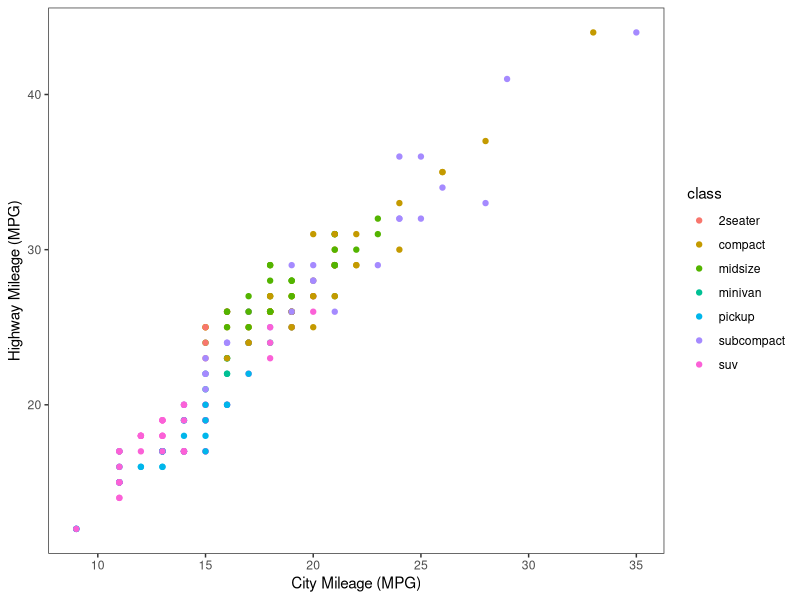
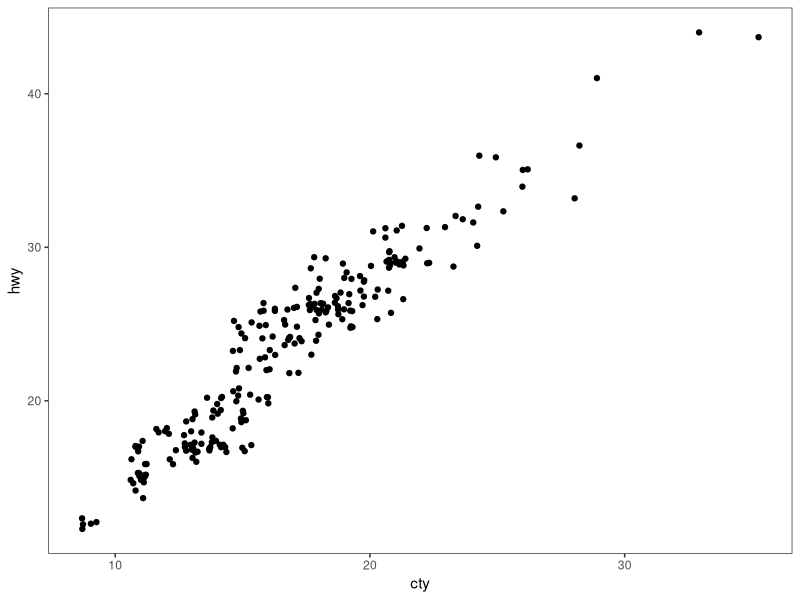
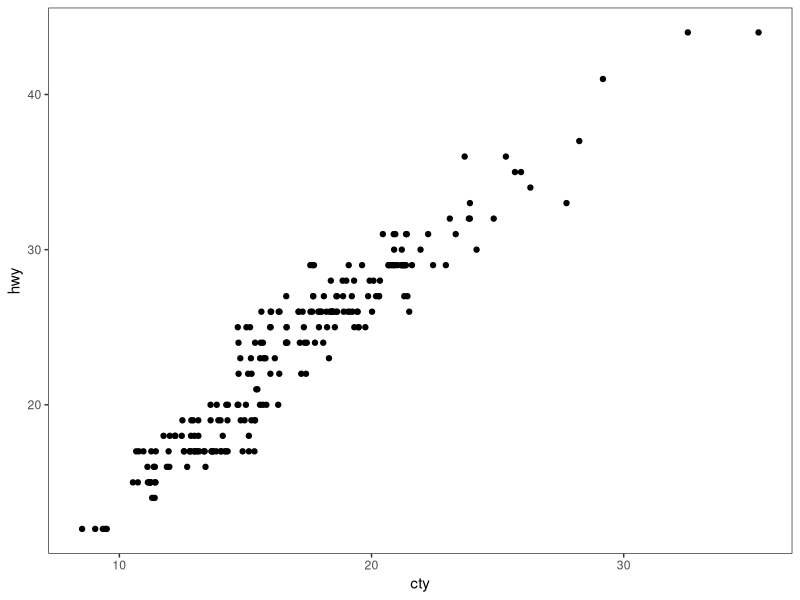
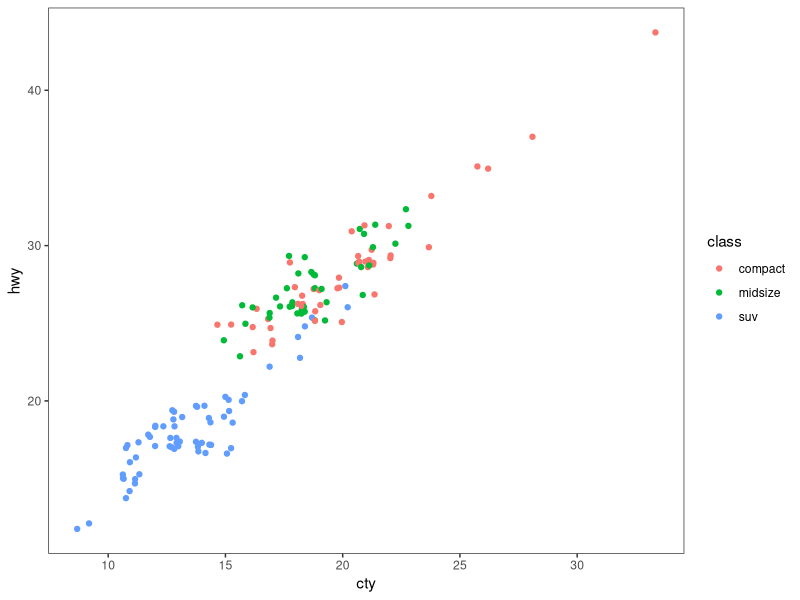
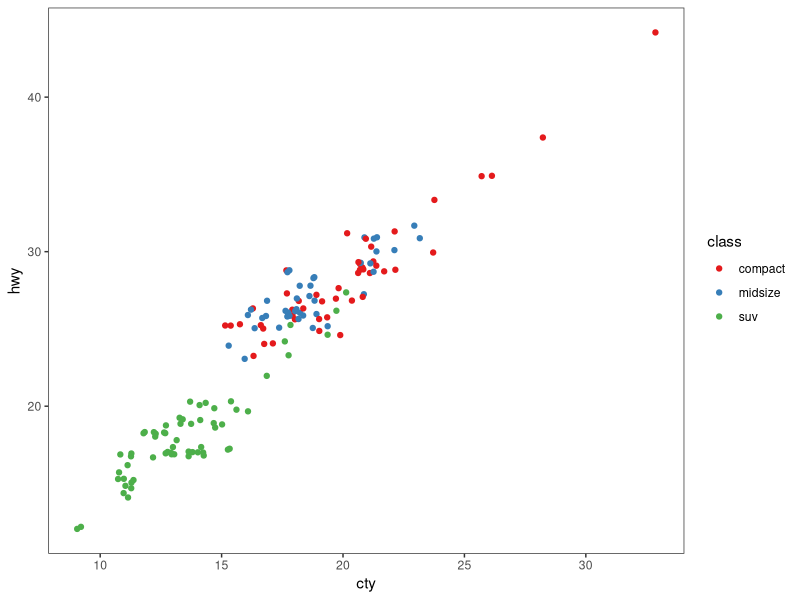
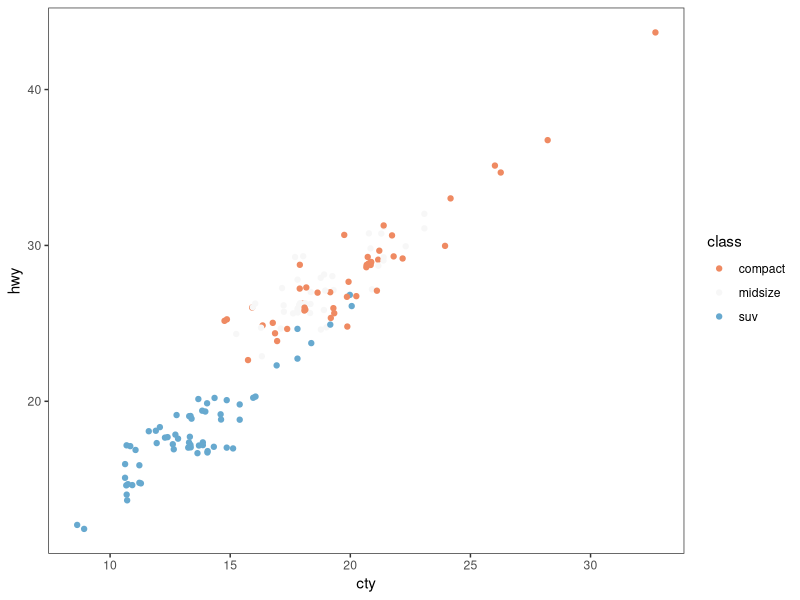
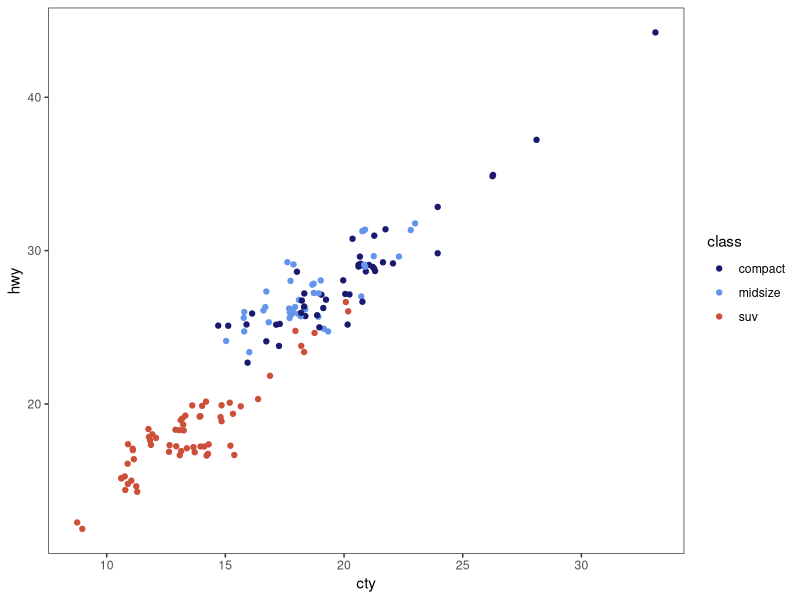
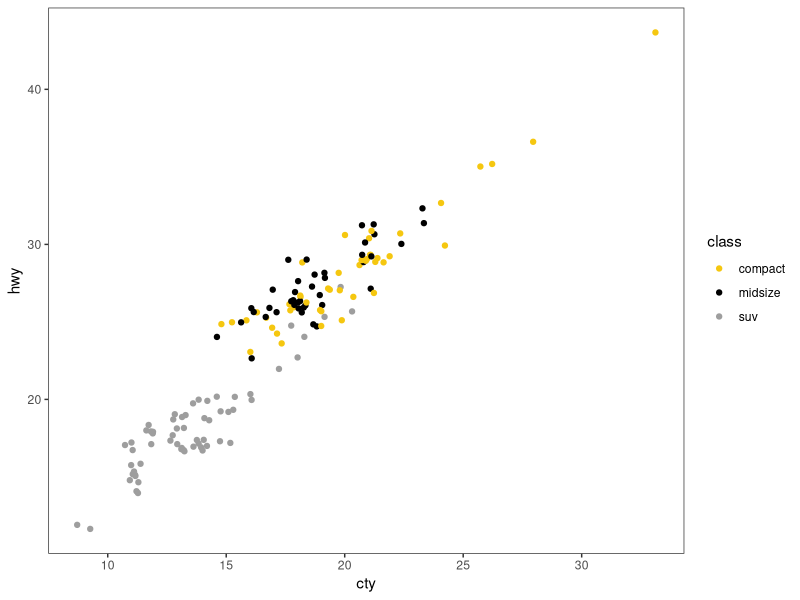

Write R code to recreate these figures, in order. (Note: this script raises an error after producing the figures.)
# ---------------------------------------------------------- #
#### MODULE 3: Plot even more data!                       ####               
# ---------------------------------------------------------- #

## OBJECTIVE:
# 1. To develop a "grammar of graphics".
# 2. To become comfortable using ggplot2 for exploratory data visualization.


# ---------------------------------------------------------- #
#### SET UP:                                              ####
# ---------------------------------------------------------- #
# REMINDER: In RStudio, open the Rproject for our course (UNCG_DataWrangling), 
# pull any changes from GitHub, and navigate to the branch you created for 
# yourself (just a single branch for the whole semester) in RStudio's Git tab.
# Open this week's assignment in this new branch to complete and submit on GitHub.
# Ideally, you'll commit your answers a bit at a time as you work through
# this assignment, rather than committing all at once at the end.

# Reminder of some helpful resources for graphing in R:
# ggplot Cookbook: http://www.cookbook-r.com/Graphs/
# Official ggplot2 Book: https://ggplot2-book.org/
# Themes in ggplot2: https://ggplot2-book.org/polishing.html#themes

# In ggplot2, aesthetic means “something you can see”. Each aesthetic is a
# mapping between a visual cue and a variable.
# Examples include:
# position (i.e., on the x and y axes)
# color (“outside” color)
# fill (“inside” color)
# shape (of points)
# line type
# size

# Each type of geometric object (geom) accepts only a subset of all aesthetics.
# Refer to the geom help pages to see what mappings each geom accepts. Aesthetic
# mappings are set with the aes() function.

# TASK: We will be using the ggplot2 package for graphing. Fortunately, ggplot2 
# is nested within the tidyverse package (along with many others).
# Start by writing code to load the tidyverse library.
# HINT: see the end of assignment #1 if you forgot how to load a package.


# TASK: Write code below to set your theme to black and white and both your major
# AND minor gridlines to element_blank for all plots you'll be making today.
# HINT: Check back to last week's assignment section 1.9 for setting themes for
# all plots.

library(tidyverse)

theme_set(
  theme_bw() +
    theme(
      panel.grid.major = element_blank(),
      panel.grid.minor = element_blank()))


# ---------------------------------------------------------- #
#### 1.0 CORRELATION                                      ####
# ---------------------------------------------------------- #

# We learned how to make correlations last week, but it never hurts to get
# more practice! Let's start by using a data set built into ggplot2.
# The mpg dataset looks at the gas efficiency of different cars. Run the following
# code to load the data:
data(mpg, package = "ggplot2")

# TASK: Create a scatterplot (i.e., a dot plot) to relate city and highway mileage.
# Color the points by the class of car (class column) and label the x and y axis 
# to be more informative (City Mileage (MPG) vs Highway Mileage (MPG)).
# HINT: Refer back to last week's assignment or the ggplot help resources if you 
# forget how to make a scatterplot.

ggplot(mpg, aes(x = cty, y = hwy, color = class)) +
  geom_point() +
  xlab("City Mileage (MPG)") +
  ylab("Highway Mileage (MPG)")

# Looks alright, but the graph may be hiding some information...
# QUESTION: How many data points are in the mpg dataframe?

nrow(mpg)
##234

# QUESTION: Approximately how many dots are in the graph you just made? How does
# that compare to the number of observations in the dataframe?

##There are about 75 dots visible but there are actually 234 observations because many points overlap.

# Try another correlation-focused geom that addresses this problem by running
# the following code:
ggplot(data=mpg, aes(x=cty, y=hwy)) + 
  geom_jitter()


# QUESTION: What happened when you created the plot with geom_jitter?

##The points are spread out

# QUESTION: Run the code to create a plot using geom_jitter a second time. Then run it
# again and again. What happens each time? Why is this happening?

##The points shift around a little due to being randomly placed.

# TASK: The default in geom_jitter is to jitter (or slightly move) the points away
# from each other in both the x and y directions. Check the help file for geom_jitter
# and write code below to make a graph where you jitter points in only the x-dimension
# by 0.5.

ggplot(data = mpg, aes(x = cty, y = hwy)) + 
  geom_jitter(width = 0.5, height = 0)

# ---------------------------------------------------------- #
#### 1.1 DETOUR! COLORS, COLORS, COLORS                   ####
# ---------------------------------------------------------- #

# Our world is so colorful, and our graphs can be too! But we want to be mindful
# of our color choices to not only be beautiful, but also informative and accessible.

# TASK: Create a new dataframe that filters our mpg data down to only information
# for car classes compact, midsize, and suv using an %in% statement. Name your 
# new dataframe mpgSubset.
# HINT: Refer back to the Transform assignment if you want help with %in% (or 
# try googling!)

mpgSubset <- mpg %>%
  filter(class %in% c("compact", "midsize", "suv"))

# ggplot has lots of nice (and some not so nice) built-in color palettes that we 
# can use to fill our bars with color. Try running the following code:
ggplot(data=mpgSubset, aes(x=cty, y=hwy, color=class)) +
  geom_jitter()

# The code above supplies us with ggplot's default color palette, which I find not
# so pleasing. Let's try to change this!

# We can add a statement specifying the scale of colors we would prefer. One way
# to do this is to use other pre-set palettes from ggplot. Run the code below to 
# ask ggplot to use the color brewer's palette called Set 1.
ggplot(data=mpgSubset, aes(x=cty, y=hwy, color=class)) +
  geom_jitter() +
  scale_color_brewer(palette="Set1")

# Alternatively, we could use the "RdBu" palette:
ggplot(data=mpgSubset, aes(x=cty, y=hwy, color=class)) +
  geom_jitter() +
  scale_color_brewer(palette="RdBu")

# QUESTION: Investigate the color brewer's range of palettes at this website: 
# https://r-graph-gallery.com/38-rcolorbrewers-palettes.html
# What do you notice about the colors chosen from each of the palettes that we
# used above? (i.e., does it use the first three colors in the palette? The last
# three? Some other combination?)

##uses three colors from the chosen palette to match the three car classes. 

# We could also pick out EXACTLY which colors we want for our figure. 
# There are 4 main ways to specify colors in R:
### by name
### by number
### by Hex code
### with the rgb() function

# By Name: R allows you to call more than 600 colors by name! Run the following
# code to see a list:
colors()

# We can put in the colors we chose for each variable by adding the 
# scale_color_manual() function to our plot. Try it out by running the following
# code:
ggplot(data=mpgSubset, aes(x=cty, y=hwy, color=class)) +
  geom_jitter() +
  scale_color_manual(values=c('midnightblue', 'cornflowerblue', 'tomato3'))


# You can also chose colors by number, which are assigned in R.

# TASK: Copy and paste the code to make our scatterplot and replace the color names
# with three numbers of your choice (between 1 and 657). How does your new figure look?
# HINT: remember to remove the quotation marks when calling numbers.

ggplot(data = mpgSubset, aes(x = cty, y = hwy, color = class)) +
  geom_jitter() +
  scale_color_manual(values = c(23, 89, 456))

##Data is same just colors are changed black, yellow, grey.

# QUESTION: How do you think you could figure out which color name belongs to
# each color number?
# HINT: Try creating a dataframe from color() by passing it into the
# as.data.frame() function.

as.data.frame(colors())
##Turned colors into a dataframe

# You can also chose colors by Hex code. A Hex color code is a 6-symbol code made
# of up to three 2-symbol elements (6 symbols in length all together). Each of 
# the 2-symbol elements represents a color value in the Red-Green-Blue (RGB) color
# scale from 0 to 255. Hex codes are written with a # in front of them. Let's try
# out calling our colors using hex code.
ggplot(data=mpgSubset, aes(x=cty, y=hwy, color=class)) +
  geom_jitter() +
  scale_color_manual(values=c('#191970', '#6495ED', '#FF6347'))

# There are two great things about hex codes. First, you can call ANY color you 
# want with a hex code. That is, you're not limited to the 657 colors that are
# in ggplot. By specifying the color by hex code, you can pick literally anything!

# TASK: Google the search term "color picker". This should bring up google's color
# picker (in addition to a billion other color picking websites). Use this color
# picker to generate the hex codes for three new colors of your choice. Then copy
# and paste the above code, replacing the hex codes with your color choices.


# The second great thing about hex codes is that you can control the transparency
# of your colors. Transparency is set in a hex code by adding two extra symbols
# to the end, which together make up the "alpha" element. Adding 00 to the end 
# of your hex code will make your color completely transparent, while adding FF 
# to the end will make it completely opaque. Any number/letters in-between will 
# result in partial transparency. You can find a complete list of transparencies
# between 0-100% here: https://gist.github.com/lopspower/03fb1cc0ac9f32ef38f4

ggplot(data = mpgSubset, aes(x = cty, y = hwy, color = class)) +
  geom_jitter() +
  scale_color_manual(values = c("#2E86AB", "#F18F01", "#C73E1D"))

# TASK: Try out transparency by copying and pasting your graph code below and
# adding the alpha element to the end of each of your hex codes to make your
# first color 0% transparent, your second color 50% transparent, and your third
# color 100% transparent.

ggplot(data = mpgSubset, aes(x = cty, y = hwy, color = class)) +
  geom_jitter() +
  scale_color_manual(values = c("#2E86AB00", "#F18F0180", "#C73E1DFF"))

# QUESTION: What happened to the point that you set to 100% transparent?

##Became invisible

# Finally, we can set our colors using the rgb() function. This operates very
# similarly to the hex code, where you can pick exactly the color and transparency
# you want. Try it out by running the following code:
ggplot(data=mpgSubset, aes(x=cty, y=hwy, color=class)) +
  geom_jitter() +
  scale_color_manual(values=c(rgb(.10, .10, .44, 1), rgb(.39, .58, .93, 1), rgb(1.0, .39, .28, 1)))

# TASK: Modify the above code to make all of your points 50% transparent.

ggplot(data = mpgSubset, aes(x = cty, y = hwy, color = class)) +
  geom_jitter() +
  scale_color_manual(values = c(
    rgb(.10, .10, .44, .5),
    rgb(.39, .58, .93, .5),
    rgb(1.0, .39, .28, .5)))

# There are so many inventive and artistic people in the world who have expanded
# the offerings for colors in ggplot. Check out some notable ones listed below
# when choosing colors for this assignment.
### Color-blind friendly palettes: https://github.com/JLSteenwyk/ggpubfigs
### Color palettes from vintage National Parks posters: https://github.com/katiejolly/nationalparkcolors
### Color palettes based on Wes Anderson movies: https://github.com/karthik/wesanderson
### Color palettes from famous Dutch paintings: https://github.com/EdwinTh/dutchmasters


# ---------------------------------------------------------- #
#### 1.2 DETOUR! LEGENDS                                  ####
# ---------------------------------------------------------- #

# When you specify colors in your ggplot code, R throws in a bonus legend for free!
# However, this legend is often not as clear or visually appealing as we might 
# prefer. But as with all geometric objects in ggplot, legends can be easily altered.

# Run the following code to create a scatter plot. Feel free to modify the colors
# as you prefer!
ggplot(data=mpgSubset, aes(x=cty, y=hwy, color=class)) +
  geom_jitter()

# QUESTION: Where did ggplot get the legend title and values from?

##title from varibale name class and values from different categories in class column.

# We could change the title and values in our legend by altering the dataframe
# we are passing into ggplot. But that seems a bit drastic. Instead, we can 
# lean on the same code that specifies our color picks to alter the legend text.
# Try it out by running the following code:
ggplot(data=mpgSubset, aes(x=cty, y=hwy, color=class)) + ##makes the plot and maps cty to x, hwy to y, and class to color
  geom_jitter() + ##shifts points to avoid overlap
  scale_color_manual(values=c('#FCBA03', '#380754', '#496916'), ##choose colors for classes
                     name='Class of Car', ##changes legend title
                     breaks=c('suv', 'midsize', 'compact'), ##legend order
                     labels=c('SUV', 'Midsize', 'Compact')) ##make them all uppercase


# TASK: Label each line of the code above with what it is doing.
# HINT: Check the scale_color_manual help file or ggplot Cookbook for more info.



# IMPORTANT: It is important to pay attention to the order you provide ggplot with 
# your color choices and legend labels! Try running the following code:
ggplot(data=mpgSubset, aes(x=cty, y=hwy, color=class)) + 
  geom_jitter() + 
  scale_color_manual(values=c('#FCBA03', '#380754', '#496916'), 
                     name='Class of Car', 
                     breaks=c('suv', 'midsize', 'compact'), 
                     labels=c('Compact', 'SUV', 'Midsize')) 


# QUESTION: What is wrong with the code above? Why is it so important to be
# careful with the order you pass information into ggplot?

##Labels are in different order. ##Important to be careful so things like this where the legend becomes inaccurate don't happen.

# While changing the legend text and factor order takes place in the scale_color_manual
# step, moving the legend around on the graph page is part of the graph theme. We
# can try this out using the code below:
ggplot(data=mpgSubset, aes(x=cty, y=hwy, color=class)) + 
  geom_jitter() + 
  theme(legend.position='top')


# TASK: Modify the code above to have the legend display along the bottom of
# the figure.

ggplot(data=mpgSubset, aes(x=cty, y=hwy, color=class)) + 
  geom_jitter() + 
  theme(legend.position='bottom')

# We can also have the legend located within the area of the graph itself! We can 
# do this by specifying the coordinates for where the legend should go within the
# graph axes. First we set the legend position and then we set the anchoring 
# position by justifying the legend.
### bottom left: 0,0
### bottom right: 1,0
### top left: 0,1
### top right: 1,1

# Try it out by running the following code:
ggplot(data=mpgSubset, aes(x=cty, y=hwy, color=class)) + 
  geom_jitter() + 
  theme(legend.position=c(1,0), legend.justification=c(1,0))

# QUESTION: What happens if you don't include the code for legend justification
# above?

##legend may end up out of the graph

# TASK: Copy and paste the code from above. Modify it to place the legend in the
# upper left part of the graph.

ggplot(data=mpgSubset, aes(x=cty, y=hwy, color=class)) + 
  geom_jitter() + 
  theme(legend.position=c(0,1), legend.justification=c(0,1))

# Finally, we might want to remove the legend altogether! We would do so by
# modifying the theme as well. 

# TASK: Check the ggplot cookbook to find the legends section. Read what it says 
# about removing the legend. Then copy and paste the graph code from above. Modify
# the code to remove the legend.

ggplot(data=mpgSubset, aes(x=cty, y=hwy, color=class)) + 
  geom_jitter() + 
  theme(legend.position='none')


# ---------------------------------------------------------- #
#### 2.0 DEVIATION                                        ####
# ---------------------------------------------------------- #

# Used to compare variation in values between small number of items (or categories) 
# with respect to a fixed reference.

# Whether the graphical type is a deviation graph or a composition graph (or a 
# ranking graph) may depend on the underlying data structure.

# We used geom_bar() last week with factor data to create a bar graph. But
# geom_bar() is a bit tricky because it can make EITHER a bar graph or a histogram
# depending on the data you give it. The default of geom_bar() is to set stat to 
# count so if you give it just a continuous x value, it will make a histogram. Try
# it with the following code:
ggplot(data=mpg, aes(x=hwy)) + 
  geom_bar()

# In order to have the geom create bars and not a histogram, you must:
# 1) Set stat = identity
# 2) Provide both an x and a y inside the aes(), where x is either a character 
# or factor and y is numeric.

# TASK: Create a dataframe of summary statistics for the mpg data, calculating the
# mean, standard deviation, and standard error for highway mpg grouping by class.
# Name the resulting dataframe highwayMPG and your new variables hwy_mean, hwy_sd,
# and hwy_se.
# HINT: Look back at the Transform assignment if you forget how to summarize the
# data. Also recall, standard error = 1.96*standard deviation.

highwayMPG <- mpg %>%
  group_by(class) %>%
  summarize(
    hwy_mean = mean(hwy),
    hwy_sd = sd(hwy),
    hwy_se = 1.96 * hwy_sd) %>%
  ungroup()

# TASK: Create a bar graph showing the average highway MPG on the y-axis and 
# car class on the x-axis. Fill the bars by class. Add in error bar caps that are 20%
# the width pf the bars.
# HINT: Don't forget to change stat from the default in your geom_bar() statement!

ggplot(data = highwayMPG, aes(x = class, y = hwy_mean, fill = class)) +
  geom_bar(stat = "identity") +
  geom_errorbar(aes(ymin = hwy_mean - hwy_se, ymax = hwy_mean + hwy_se),
                width = 0.2)

# ---------------------------------------------------------- #
#### 2.1 DETOUR! COLORS AND LEGENDS, AGAIN                ####
# ---------------------------------------------------------- #

# Recall that some geometric elements require fills instead of (or sometimes in
# addition to) colors.

# TASK: Create a bar graph with the mpg summary stats with the following parameters:
# (1) Black bar outline
# (2) Bars filled with the color brewer palette "Dark2" using the scale_fill_manual
#     statement
# (3) No legend
# (4) Informative x- and y-axis labels. 

# HINT: Carefully consider whether your color and/or fill should go within an aes() 
# statement, the scale_fill_manual or scale_color_manual statements, or neither.
# If in doubt, try a bunch of ways until it looks how we want it. And consult 
# your helpful ggplot resources on the web.

ggplot(data = highwayMPG, aes(x = class, y = hwy_mean, fill = class)) +
  geom_bar(stat = "identity", color = "black") +
  scale_fill_brewer(palette = "Dark2") +
  theme(legend.position = "none") +
  xlab("Class of Car") +
  ylab("Average Highway MPG")

# ---------------------------------------------------------- #
#### 2.2 DETOUR! AXIS MODIFICATIONS                       ####
# ---------------------------------------------------------- #

# Run the following code, feeling free to modify colors as you prefer:
ggplot(data=highwayMPG, aes(x=class, y=hwy_mean, fill=class)) +
  geom_bar(stat='identity') 

# QUESTION: Where is ggplot getting the x-axis tick labels from?

##from the class column

# Often our tick labels are not the best. We can modify them to be more informative
# or visually appealing by directly modifying the dataframe, but again this feels
# a bit extreme. Instead, we can directly modify the scale of the axis. For axes
# that deal with categories, we are setting the discrete scale. Try it out by
# running the following code:
ggplot(data=highwayMPG, aes(x=class, y=hwy_mean, fill=class)) +
  geom_bar(stat='identity') +
  scale_x_discrete(labels=c('sport', 'compact', 'midsize', 'minivan', 'pickup', 'subcompact', 'SUV'))

# We can also change the scale of the continuous axes, including how large they are
# and where the tick marks fall as follows:
ggplot(data=highwayMPG, aes(x=class, y=hwy_mean, fill=class)) +
  geom_bar(stat='identity') +
  scale_y_continuous(breaks=seq(0, 50, 10)) +

# QUESTION: Try running the code above without the coord_cartesian() statement. 
# What is surprising about the resulting graph? Based on this result, what do you
# think the coord_cartesian() statement does?

##Keeps the graph in visible range.

# We can also add a statement into the scale discrete or continuous statements
# to name our axes, rather than putting in a whole separate step of xlab() or ylab().
# Try it out with the following code:
ggplot(data=highwayMPG, aes(x=class, y=hwy_mean, fill=class)) +
  geom_bar(stat='identity') +
  scale_x_discrete(name='Class of Car') +
  scale_y_continuous(name='Mean Highway MPG')


# Finally, we can flip our axes easily in ggplot as follows:
ggplot(data=highwayMPG, aes(x=class, y=hwy_mean, fill=class)) +
  geom_bar(stat='identity') +
  coord_flip()


# TASK: Let's put it all together. Make a graph of the mpg summary stats with the
# following specifications:
# (1) color by class of car using a color scheme of your choice (not the default)
# (2) plot the class of car on the x-axis and the highway MPG on the y axis
# (3) include better names for the x- and y-axis titles
# (4) include better names for the car classes
# (5) set the scale of the highway mpg to run from 0 to 30 with breaks every 5 
# (6) flip your axes
# (7) remove the legend

ggplot(data = highwayMPG, aes(x = class, y = hwy_mean, fill = class)) +
  geom_bar(stat = "identity") +
  scale_fill_brewer(palette = "Set2") +
  scale_x_discrete(labels = c(
    "2seater",
    "Compact",
    "Midsize",
    "Minivan",
    "Pickup",
    "Subcompact",
    "SUV")) +
  scale_y_continuous(name = "Highway MPG", breaks = seq(0, 30, 5)) +
  coord_cartesian(ylim = c(0, 30)) +
  xlab("Class of Car") +
  coord_flip() +
  theme(legend.position = "none")
# ---------------------------------------------------------- #
#### 3.0 RANKING                                          ####
# ---------------------------------------------------------- #
# Used to compare the position or performance of multiple items with respect to 
# each other. Actual values matters somewhat less than the ranking.

# TASK: Create a dataframe of summary statistics for the mpg data, calculating the
# mean, standard deviation, and standard error for CITY mpg grouping by class.
# Name the resulting dataframe cityMPG and your new variables city_mean, city_sd,
# and city_se.
# HINT: Look back at the Transform assignment if you forget how to summarize the
# data. Also, standard error = 1.96*standard deviation.

cityMPG <- mpg %>%
  group_by(class) %>%
  summarize(
    city_mean = mean(cty),
    city_sd = sd(cty),
    city_se = 1.96 * city_sd) %>%
  ungroup()

# Now we want to plot our data in order from smallest to largest city MPG to get
# a ranking. To do so, we need to use the reorder() function to rearrange the data
# going into our x-axis.
ggplot(cityMPG, aes(x=reorder(class, city_mean), y=city_mean)) + 
  geom_bar(stat="identity")

# TASK: Recreate the above ranking figure to include the following:
# (1) class of car on the x-axis with informative axis and tick labels
# (2) MPG ordered from highest to lowest (hint: try google if you're unsure)
# (3) bars with dary grey outlines and filled by class with your favorite color scheme
# (4) error bars with end caps 30% the width of the bars
# (5) y-axis from 0 to 30 with tick marks every 5
# (6) no legend.

ggplot(cityMPG, aes(x = reorder(class, -city_mean), y = city_mean, fill = class)) +
  geom_bar(stat = "identity", color = "darkgray") +
  geom_errorbar(aes(ymin = city_mean - city_se, ymax = city_mean + city_se),
                width = 0.3) +
  scale_fill_brewer(palette = "Set2") +
  scale_y_continuous(name = "City MPG", breaks = seq(0, 30, 5)) +
  coord_cartesian(ylim = c(0, 30)) +
  xlab("Class of Car") +
  theme(legend.position = "none")

# ---------------------------------------------------------- #
#### 4.0 DISTRIBUTION                                     ####
# ---------------------------------------------------------- #
# When you have lots and lots of data points and want to study where and how the
# data points are distributed.

# Histograms can be accomplished with either geom_bar() or geom_histogram()
ggplot(mpg, aes(hwy)) + 
  geom_histogram()

# TASK: Recreate the graph above, but using geom_bar() instead

ggplot(mpg, aes(x = hwy)) + 
  geom_bar()

# TASK: Try making a histogram with the categorical variable 'manufacturer'.
# What error message do you get?

ggplot(mpg, aes(x = manufacturer)) + 
  geom_histogram()

##Error in geom_histogram - needs continous variable.

# QUESTION: What happens when you follow the advice of the error message and 
# make stat='count'?
ggplot(mpg, aes(manufacturer)) + 
  geom_histogram(stat="count")

##bar chart created that shows car count for each manufacturer. 

# TASK: Make a boxplot comparing the distribution of cty (city mileage) for
# each class of car.
# HINT: Look back to last week if you forget how to make a boxplot.

ggplot(mpg, aes(x = class, y = cty)) + 
  geom_boxplot()

# We can also make a different type of distribution, a violin plot using the 
# geom_violin statement as follows:
ggplot(mpg, aes(x=class, y=cty)) + 
  geom_violin()

# QUESTION: What does a violin plot show? Check google if you're unsure.

##Shows the distribution of data including how dense or spread out they are.   

# ---------------------------------------------------------- #
#### 5.0 COMPOSITION                                      ####
# ---------------------------------------------------------- #
# Bar charts and pie charts are classic ways of showing composition of a dataset.

# TASK: Let's get some data for this task by determining the number of cars from 
# each car manufacturer in our mpg dataframe. We can do this as follows:
manufacturerFreq <- mpg %>% 
  group_by(manufacturer) %>% 
  summarize(frequency=length(manufacturer)) %>% 
  ungroup()

# TASK: Make a bar graph of the number of cars (frequency) by manufacturer using
# the dataframe we created above.


# We can switch the bar chart you created above into a pie chart simply by changing
# the coordinate system through a series of steps as follows:

ggplot(manufacturerFreq, aes(x=manufacturer, y=frequency)) +
  geom_bar(stat="identity") +
  coord_polar()

ggplot(manufacturerFreq, aes(x=manufacturer, y=frequency, fill=manufacturer)) +
  geom_bar(stat="identity") +
  coord_polar()

ggplot(manufacturerFreq, aes(x="", y=frequency, fill=manufacturer)) +
  geom_bar(stat="identity", width=1) +
  coord_polar()

ggplot(manufacturerFreq, aes(x="", y=frequency, fill=manufacturer)) +
  geom_bar(stat="identity", width=1) +
  coord_polar(theta="y")

ggplot(manufacturerFreq, aes(x="", y=frequency, fill=manufacturer)) +
  geom_bar(stat="identity", width=1) +
  coord_polar(theta="y", start=0) +
  theme_void() +
  theme(legend.title = element_text(size = 12.5), 
        legend.text  = element_text(size = 8.5),
        legend.key.size = unit(.75, "lines"))

# TASK: Annotate the code below to describe what each line does:
ggplot(manufacturerFreq, aes(x="", y=frequency, fill=manufacturer)) +
  geom_bar(stat="identity", width=1) +
  coord_polar(theta="y", start=0) +
  theme_void() +
  theme(legend.title = element_text(size = 12.5), 
        legend.text  = element_text(size = 8.5),
        legend.key.size = unit(.75, "lines"))


# ---------------------------------------------------------- #
#### 6.0 CHANGE                                           ####
# ---------------------------------------------------------- #

# Time series are often best visualized with line graphs. Let's try this out
# with some new data:
data("economics")

# TASK: Use the economics dataset to plot the number of people who are unemployed
# over time (unemploy vs date). Make a scatterplot, then connect the points with 
# lines using geom_line().
# HINT: use ?economics to get more information about this dataset.




# ---------------------------------------------------------- #
#### GROUPS AND MAPS                                      ####
# ---------------------------------------------------------- #

# Let's save these for group project options, this assignment is really long!









# REMEMBER: Save and push your script when you're done with this assignment!
